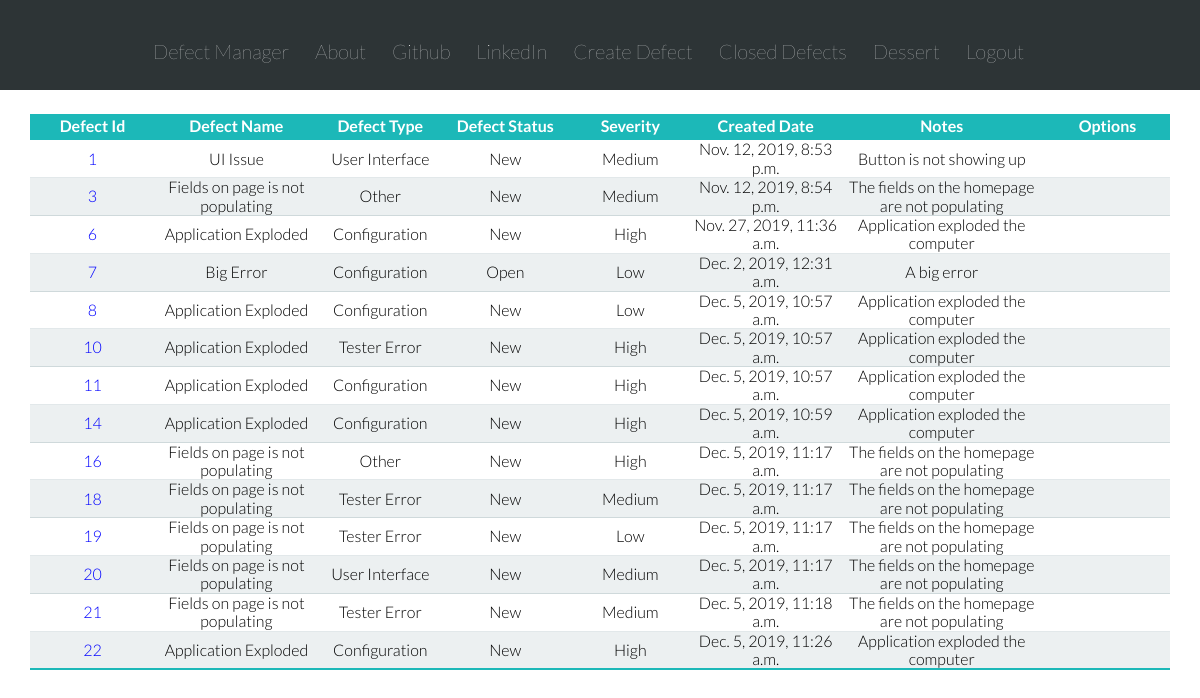
The app's page / (signed in) with its own data.
### defect_manager_app/models.py (models this page shows, shortened)
class Defect(models.Model):
    DEFECT_STATUS_NEW = 'New'
    DEFECT_STATUS_OPEN = 'Open'
    DEFECT_STATUS_REJECTED = 'Rejected'
    DEFECT_STATUS_FIXED = 'Fixed'
    DEFECT_STATUS_CLOSE = 'Closed'
    DEFECT_STATUS_CHOICES = [
    (DEFECT_STATUS_NEW, 'New'),
    (DEFECT_STATUS_OPEN, 'Open'),
    (DEFECT_STATUS_REJECTED, 'Rejected'),
    (DEFECT_STATUS_FIXED, 'Fixed'),
    (DEFECT_STATUS_CLOSE, 'Closed'),
    ]
    DEFECT_TYPE_CONFIG = 'Configuration'
    DEFECT_TYPE_TESTERROR = 'Tester Error'
    DEFECT_TYPE_UI = 'User Interface'
    DEFECT_TYPE_OTHER = 'Other'
    DEFECT_TYPE_CHOICES = [
    (DEFECT_TYPE_CONFIG, 'Configuration'),
    (DEFECT_TYPE_TESTERROR, 'Tester Error'),
    (DEFECT_TYPE_UI, 'User Interface'),
    (DEFECT_TYPE_OTHER, 'OTHER'),
    ]
    DEFECT_SEVERITY_LOW = 'Low'
    DEFECT_SEVERITY_MEDIUM = 'Medium'
    DEFECT_SEVERITY_HIGH = 'High'
    DEFECT_SEVERITY_CHOICES = [
    (DEFECT_SEVERITY_LOW, 'Low'),
    (DEFECT_SEVERITY_MEDIUM, 'Medium'),
    (DEFECT_SEVERITY_HIGH, 'High'),
    ]
    author = models.CharField(max_length=256)
    defect_status = models.CharField(max_length=10,
                                    choices=DEFECT_STATUS_CHOICES,
                                    default=DEFECT_STATUS_NEW,
                                    )
    defect_type = models.CharField(max_length=64,
                                    choices=DEFECT_TYPE_CHOICES,
                                    default=DEFECT_TYPE_CONFIG,
                                    )
    severity = models.CharField(max_length=8,
                                choices=DEFECT_SEVERITY_CHOICES,
                                default='',
                                )
    name = models.CharField(max_length=200, default='')
    created_date = models.DateTimeField(default=timezone.now)
    close_date = models.DateTimeField(blank=True, null=True)
    notes = models.TextField()
    modified_date = models.DateTimeField(blank=True, null=True)

### defect_manager_app/views.py (the view)
# urls.py: path('', views.DefectListView.as_view(), name='defect_list'),
class DefectListView(LoginRequiredMixin, ListView):
    login_url = 'accounts/login/'
    model = Defect

### defect_manager_app/templates/defect_manager_app/defect_list.html (shortened to what this page needs)
{% extends 'defect_manager_app/base.html' %}
{% block content %}
<table class="defect-list-table row">
  <thead>
    <tr>
      <th>Defect Id</th>
      <th>Defect Name</th>
      <th>Defect Type</th>
      <th>Defect Status</th>
      <th>Severity</th>
      <th>Created Date</th>
      <th>Notes</th>
      <th>Options</th>
    </tr>
  </thead>
    {% for defect in defect_list %}
      {% if defect.defect_status != 'Closed' %}
      <tr>
        <td><a href="{% url 'defect_manager_app:defect_detail' pk=defect.pk%}">{{ defect.id }}</a></td>
        <td>{{ defect.name }}</td>
        <td>{{ defect.defect_type }}</td>
        <td>{{ defect.defect_status }}</td>
        <td>{{ defect.severity }}</td>
        <td>{{ defect.created_date }}</td>
        <td>{{ defect.notes }}</td>
        <td><a href="{% url 'defect_manager_app:delete_defect' pk=defect.pk %}"></a></td>
      </tr>
      {% endif %}
    {% endfor %}
</table>
{% endblock %}

### defect_manager_app/static/defect_manager_app/css/style.css (style rules this page uses)
* { margin: 0; padding: 0; box-sizing: border-box; }
html { color: black; font-family: 'Lato', 'Arial', 'sans-serif'; font-weight: 300; font-size: 1em; text-rendering: optimizeLegibility; background-color: #ffffff; }
.row { max-width: 1140px; margin: 0 auto 0 auto; }
.defect-list-table { text-align: center; margin-top: 2%; min-width: 400px; border-collapse: collapse; }
.defect-list-table thead tr { background-color: #1cb8b8; color: white; }
.defect-list-table th { min-width:125px; padding: 3px; }
.defect-list-table tr { border-bottom: 1px solid #e2e8ea; }
.defect-list-table tr:nth-of-type(even) { background-color: #ecf0f1; border-bottom: 1px solid #cfd9db; }
.defect-list-table tr:last-of-type { border-bottom:2px solid #1cb8b8; }
.defect-list-table tr td a { text-decoration: none; }
.defect-list-table tr td a:link, .defect-list-table tr td a:visited { color: blue; }

### records on screen
Defect: id "1", name "UI Issue", defect_type "User Interface", defect_status "New", severity "Medium", created_date "Nov. 12, 2019, 8:53 p.m.", notes "Button is not showing up"
Defect: id "3", name "Fields on page is not populating", defect_type "Other", defect_status "New", severity "Medium", created_date "Nov. 12, 2019, 8:54 p.m.", notes "The fields on the homepage are not populating"
Defect: id "6", name "Application Exploded", defect_type "Configuration", defect_status "New", severity "High", created_date "Nov. 27, 2019, 11:36 a.m.", notes "Application exploded the computer"
Defect: id "7", name "Big Error", defect_type "Configuration", defect_status "Open", severity "Low", created_date "Dec. 2, 2019, 12:31 a.m.", notes "A big error"
Defect: id "8", name "Application Exploded", defect_type "Configuration", defect_status "New", severity "Low", created_date "Dec. 5, 2019, 10:57 a.m.", notes "Application exploded the computer"
Defect: id "10", name "Application Exploded", defect_type "Tester Error", defect_status "New", severity "High", created_date "Dec. 5, 2019, 10:57 a.m.", notes "Application exploded the computer"
Defect: id "11", name "Application Exploded", defect_type "Configuration", defect_status "New", severity "High", created_date "Dec. 5, 2019, 10:57 a.m.", notes "Application exploded the computer"
Defect: id "14", name "Application Exploded", defect_type "Configuration", defect_status "New", severity "High", created_date "Dec. 5, 2019, 10:59 a.m.", notes "Application exploded the computer"
Defect: id "16", name "Fields on page is not populating", defect_type "Other", defect_status "New", severity "High", created_date "Dec. 5, 2019, 11:17 a.m.", notes "The fields on the homepage are not populating"
Defect: id "18", name "Fields on page is not populating", defect_type "Tester Error", defect_status "New", severity "Medium", created_date "Dec. 5, 2019, 11:17 a.m.", notes "The fields on the homepage are not populating"
Defect: id "19", name "Fields on page is not populating", defect_type "Tester Error", defect_status "New", severity "Low", created_date "Dec. 5, 2019, 11:17 a.m.", notes "The fields on the homepage are not populating"
Defect: id "20", name "Fields on page is not populating", defect_type "User Interface", defect_status "New", severity "Medium", created_date "Dec. 5, 2019, 11:17 a.m.", notes "The fields on the homepage are not populating"
Defect: id "21", name "Fields on page is not populating", defect_type "Tester Error", defect_status "New", severity "Medium", created_date "Dec. 5, 2019, 11:18 a.m.", notes "The fields on the homepage are not populating"
Defect: id "22", name "Application Exploded", defect_type "Configuration", defect_status "New", severity "High", created_date "Dec. 5, 2019, 11:26 a.m.", notes "Application exploded the computer"
